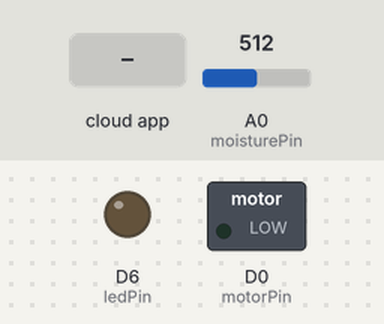
Bench run of a sketch on a simulated ESP8266 (NodeMCU). Parts: switched loads named in the sketch (green lamp = pin HIGH), output pins drawn as LEDs (lit = HIGH). Inputs (shaded band) come from the test bench; at power-on: A0 (moisturePin) = 512. WiFi joins after 1.5 s; servers stay silent unless stated; no MQTT or app messages arrive unless stated; what the sketch prints to the serial monitor is not drawn.

Above: at 2.7 s.
2.8 s: A0 (moisturePin) set to 216
7.7 s: A0 (moisturePin) set to 193
At 12.5 s:
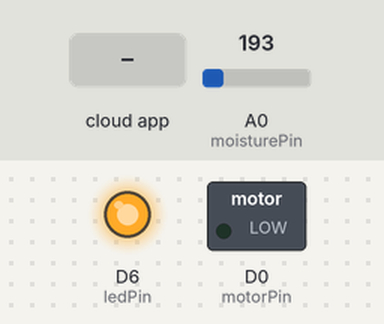
13.0 s: the phone or cloud app sets Pump to OFF
At 13.7 s:
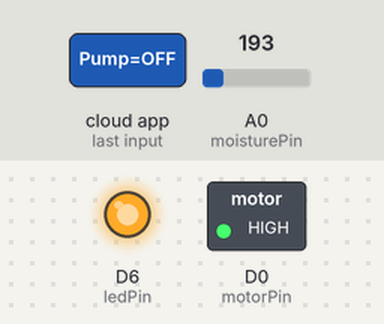
19.4 s: A0 (moisturePin) set to 716
At 24.4 s:
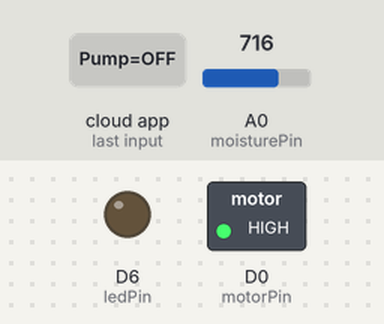
26.0 s: the phone or cloud app sets LED to OFF
At 26.8 s:
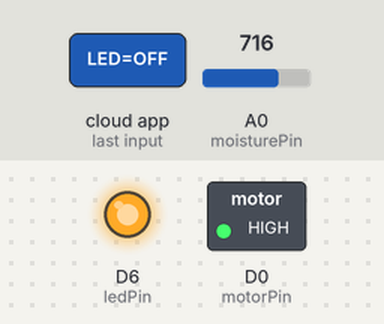
Timing chart, 0 to 32.5 s (numbered marks = the images above; inputs shaded):
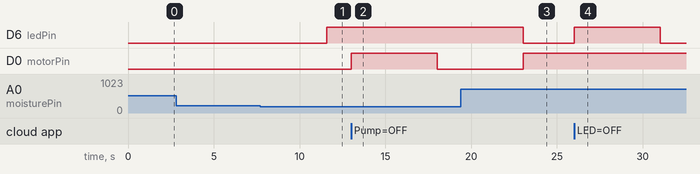

The sketch:

irrigation-frontend.ino
```cpp
#include <ESP8266WiFi.h>
#include "Adafruit_MQTT.h"
#include "Adafruit_MQTT_Client.h"
const char *ssid =  "Galaxy-M20";     // Enter your WiFi Name
const char *pass =  "ac312124"; // Enter your WiFi Password

WiFiClient client;

#define MQTT_SERV "io.adafruit.com"
#define MQTT_PORT 1883
#define MQTT_NAME "choudharyas"
#define MQTT_PASS "988c4e045ef64c1b9bc8b5bb7ef5f2d9"

const int ledPin = D6;
const int ldrPin = D1;
const int moisturePin = A0;             // moisteure sensor pin
const int motorPin = D0;
unsigned long interval = 10000;
unsigned long previousMillis = 0;
unsigned long interval1 = 1000;
unsigned long previousMillis1 = 0;
float moisturePercentage;              //moisture reading

//Set up the feed you're publishing to
Adafruit_MQTT_Client mqtt(&client, MQTT_SERV, MQTT_PORT, MQTT_NAME, MQTT_PASS);
Adafruit_MQTT_Publish AgricultureData = Adafruit_MQTT_Publish(&mqtt,MQTT_NAME "/f/AgricultureData");

//Set up the feed you're subscribing to
 Adafruit_MQTT_Subscribe LED = Adafruit_MQTT_Subscribe(&mqtt, MQTT_NAME "/f/LED");
  Adafruit_MQTT_Subscribe Pump = Adafruit_MQTT_Subscribe(&mqtt, MQTT_NAME "/f/Pump");

void setup()
{
  Serial.begin(115200);
  delay(10);
  mqtt.subscribe(&LED);
  mqtt.subscribe(&Pump);
  pinMode(motorPin, OUTPUT);
  pinMode(ledPin, OUTPUT);
  pinMode(ldrPin, INPUT);
  digitalWrite(motorPin, LOW); // keep motor off initally

  Serial.println("Connecting to ");
  Serial.println(ssid);
  WiFi.begin(ssid, pass);
  while (WiFi.status() != WL_CONNECTED)
  {
    delay(500);
    Serial.print(".");              // print ... till not connected
  }
  Serial.println("");
  Serial.println("WiFi connected");
}

void loop()

{
   MQTT_connect();


 int ldrStatus = analogRead(ldrPin);

    if (ldrStatus <= 200) {

    digitalWrite(ledPin, HIGH);

    Serial.print("Its DARK, Turn on the LED : ");

    Serial.println(ldrStatus);

    }
    else {

    digitalWrite(ledPin, LOW);

    Serial.print("Its BRIGHT, Turn off the LED : ");

    Serial.println(ldrStatus);

    }

  moisturePercentage = ( 100.00 - ( (analogRead(moisturePin) / 1023.00) * 100.00 ) );


    Serial.print("Soil Moisture is  = ");
    Serial.print(moisturePercentage);
    Serial.println("%");


if (moisturePercentage < 35) {
  digitalWrite(motorPin, HIGH);         // tun on motor
}
if (moisturePercentage > 35 && moisturePercentage < 37) {
  digitalWrite(motorPin, HIGH);        //turn on motor pump
}
if (moisturePercentage > 38) {
  digitalWrite(motorPin, LOW);          // turn off mottor
}


if (! AgricultureData.publish(moisturePercentage))
       {
         delay(5000);
          }
Adafruit_MQTT_Subscribe * subscription;
while ((subscription = mqtt.readSubscription(5000)))
     {

   if (subscription == &LED)
     {
      //Print the new value to the serial monitor
      Serial.println((char*) LED.lastread);

   if (!strcmp((char*) LED.lastread, "OFF"))
      {
        digitalWrite(ledPin, HIGH);
    }
    if (!strcmp((char*) LED.lastread, "ON"))
      {
        digitalWrite(ledPin, LOW);
    }
 }

   if (subscription == &Pump)
     {
      //Print the new value to the serial monitor
      Serial.println((char*) Pump.lastread);

   if (!strcmp((char*) Pump.lastread, "OFF"))
      {
        digitalWrite(motorPin, HIGH);
    }
     if (!strcmp((char*) Pump.lastread, "ON"))
      {
        digitalWrite(motorPin, LOW);
    }

     }
     }
}
void MQTT_connect()
{
  int8_t ret;

  // Stop if already connected.
  if (mqtt.connected())
  {
    return;
  }

  uint8_t retries = 3;
  while ((ret = mqtt.connect()) != 0) // connect will return 0 for connected
  {

       mqtt.disconnect();
       delay(5000);  // wait 5 seconds
       retries--;
       if (retries == 0)
       {
         // basically die and wait for WDT to reset me
         while (1);
       }
  }
}
```

Measured:
- the behaviour switches between 201 and 200 on A0 (moisturePin) (found by bisection; images 0 and 1)
- after the input at 2.8 s, every drawn part: stays the same
- after the input at 7.7 s, D6 (ledPin): LOW → HIGH after 3.9 s
- after the input at 13.0 s, D0 (motorPin): LOW → HIGH at once, → LOW 5.0 s later
- after the input at 19.4 s, D6 (ledPin): HIGH → LOW after 3.6 s; D0 (motorPin): LOW → HIGH after 3.6 s
- after the input at 26.0 s, D6 (ledPin): LOW → HIGH at once, → LOW 5.0 s later
